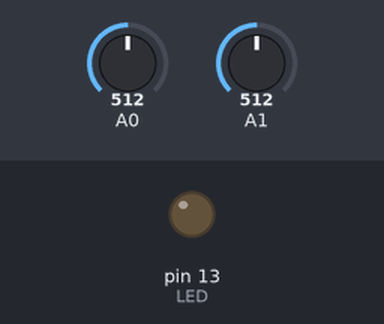
Bench run of a sketch on a simulated Arduino Leonardo, built with avr-gcc and run on an emulated ATmega32U4. Parts: output pins drawn as LEDs (lit = HIGH). The inputs (shaded band) are chosen by the test bench; at power-on: A0 = 512, A1 = 512.

Above: at 0.42 s.
Timing chart, 0 to 40.0 s (numbered marks = the images above):
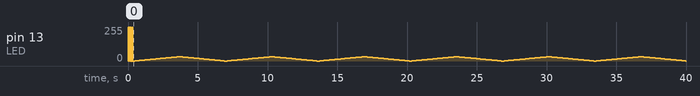

The sketch:

MIDI_Relay.ino
```cpp
// (licence header left out)
//    This program is free software: you can redistribute it and/or modify
//    it under the terms of the GNU General Public License as published by
//    the Free Software Foundation, either version 3 of the License, or
//    (at your option) any later version.
//
//    This program is distributed in the hope that it will be useful,
//    but WITHOUT ANY WARRANTY; without even the implied warranty of
//    MERCHANTABILITY or FITNESS FOR A PARTICULAR PURPOSE.  See the
//    GNU General Public License for more details.
//
//    You should have received a copy of the GNU General Public License
//    along with this program.  If not, see <http://www.gnu.org/licenses/>.

// Door opener is activated: A0 = 5V
// Door opener is not activated: A0 = 0V

#define TH  256

#define LED         13
#define BLINK_DELAY 50
#define A_HIGH      255
#define A_LOW       0
#define A_SNZ       32

#define C4          60
#define C5          72

int the_status = 0;  // OFF

void doubleBlink() {
  analogWrite(LED, A_HIGH);
  delay(BLINK_DELAY);
  analogWrite(LED, A_LOW);
  delay(BLINK_DELAY);
  analogWrite(LED, A_HIGH);
  delay(BLINK_DELAY);
  analogWrite(LED, A_LOW);
}

void midiNoteOn(int pitch, int velocity) {
  Serial1.write(0x90);
  Serial1.write(pitch);
  Serial1.write(velocity);
  doubleBlink();
  delay(BLINK_DELAY);
}

void setup() {
  pinMode(LED, OUTPUT);
  Serial1.begin(31250);
  midiNoteOn(C5, 127);
}

void loop() {
  static int count = 0;
  static int dir = 1;
  int a0 = analogRead(A0);
  int a1 = analogRead(A1);

  if (the_status >= TH) {
    // ON --> ON
    //   do nothing
    // ON --> OFF
    //   do nothing
  }
  else {
    if (a0 >= TH || a1 >= TH) {
      // OFF --> ON
      midiNoteOn(C4, 127);
    }
    // OFF --> OFF
    //   do nothing
  }
  the_status = (a1 > a0) ? a1 : a0;
  analogWrite(LED, count);
  if (dir == 1) {
    ++count;
  }
  else {
    --count;
  }
  if (count > A_SNZ) {
    count = A_SNZ;
    dir = 0;
  }
  else if (count < 0) {
    count = 0;
    dir = 1;
  }
  delay(100);
}
```
